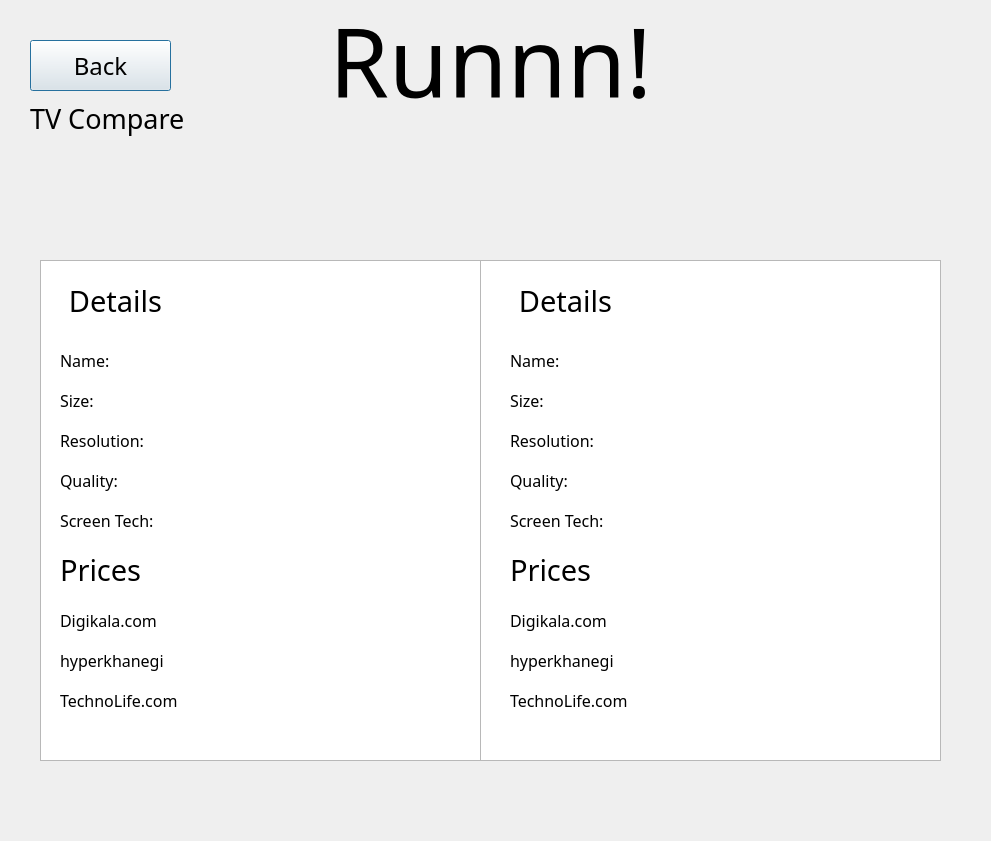
<?xml version="1.0" encoding="UTF-8"?>
<ui version="4.0">
 <class>Dialog</class>
 <widget class="QDialog" name="Dialog">
  <property name="geometry">
   <rect>
    <x>0</x>
    <y>0</y>
    <width>991</width>
    <height>841</height>
   </rect>
  </property>
  <property name="windowTitle">
   <string>Dialog</string>
  </property>
  <widget class="QLabel" name="Image1">
   <property name="geometry">
    <rect>
     <x>190</x>
     <y>150</y>
     <width>100</width>
     <height>100</height>
    </rect>
   </property>
   <property name="font">
    <font>
     <pointsize>36</pointsize>
    </font>
   </property>
   <property name="text">
    <string/>
   </property>
   <property name="scaledContents">
    <bool>true</bool>
   </property>
  </widget>
  <widget class="QLabel" name="Image2">
   <property name="geometry">
    <rect>
     <x>660</x>
     <y>140</y>
     <width>100</width>
     <height>100</height>
    </rect>
   </property>
   <property name="font">
    <font>
     <pointsize>36</pointsize>
    </font>
   </property>
   <property name="text">
    <string/>
   </property>
   <property name="scaledContents">
    <bool>true</bool>
   </property>
  </widget>
  <widget class="QPushButton" name="BackButton">
   <property name="geometry">
    <rect>
     <x>30</x>
     <y>40</y>
     <width>141</width>
     <height>51</height>
    </rect>
   </property>
   <property name="font">
    <font>
     <family>Cooper Black</family>
     <pointsize>18</pointsize>
    </font>
   </property>
   <property name="text">
    <string>Back</string>
   </property>
  </widget>
  <widget class="QLabel" name="label_2">
   <property name="geometry">
    <rect>
     <x>300</x>
     <y>0</y>
     <width>381</width>
     <height>121</height>
    </rect>
   </property>
   <property name="palette">
    <palette>
     <active>
      <colorrole role="WindowText">
       <brush brushstyle="SolidPattern">
        <color alpha="255">
         <red>0</red>
         <green>0</green>
         <blue>0</blue>
        </color>
       </brush>
      </colorrole>
     </active>
     <inactive>
      <colorrole role="WindowText">
       <brush brushstyle="SolidPattern">
        <color alpha="255">
         <red>0</red>
         <green>0</green>
         <blue>0</blue>
        </color>
       </brush>
      </colorrole>
     </inactive>
     <disabled>
      <colorrole role="WindowText">
       <brush brushstyle="SolidPattern">
        <color alpha="255">
         <red>120</red>
         <green>120</green>
         <blue>120</blue>
        </color>
       </brush>
      </colorrole>
     </disabled>
    </palette>
   </property>
   <property name="font">
    <font>
     <family>Pristina</family>
     <pointsize>72</pointsize>
     <weight>50</weight>
     <bold>false</bold>
    </font>
   </property>
   <property name="text">
    <string>Runnn!</string>
   </property>
   <property name="alignment">
    <set>Qt::AlignCenter</set>
   </property>
  </widget>
  <widget class="QLabel" name="label">
   <property name="geometry">
    <rect>
     <x>30</x>
     <y>100</y>
     <width>471</width>
     <height>71</height>
    </rect>
   </property>
   <property name="font">
    <font>
     <family>Cooper Black</family>
     <pointsize>20</pointsize>
     <weight>50</weight>
     <bold>false</bold>
    </font>
   </property>
   <property name="text">
    <string>TV Compare</string>
   </property>
   <property name="alignment">
    <set>Qt::AlignLeading|Qt::AlignLeft|Qt::AlignTop</set>
   </property>
  </widget>
  <widget class="QColumnView" name="columnView_2">
   <property name="geometry">
    <rect>
     <x>480</x>
     <y>260</y>
     <width>461</width>
     <height>501</height>
    </rect>
   </property>
  </widget>
  <widget class="QColumnView" name="columnView1">
   <property name="geometry">
    <rect>
     <x>40</x>
     <y>260</y>
     <width>441</width>
     <height>501</height>
    </rect>
   </property>
  </widget>
  <widget class="QLabel" name="Details">
   <property name="geometry">
    <rect>
     <x>50</x>
     <y>270</y>
     <width>131</width>
     <height>61</height>
    </rect>
   </property>
   <property name="font">
    <font>
     <family>Cooper Black</family>
     <pointsize>22</pointsize>
     <weight>50</weight>
     <bold>false</bold>
    </font>
   </property>
   <property name="text">
    <string>Details</string>
   </property>
   <property name="alignment">
    <set>Qt::AlignCenter</set>
   </property>
  </widget>
  <widget class="QLabel" name="Quality_Label">
   <property name="geometry">
    <rect>
     <x>180</x>
     <y>460</y>
     <width>200</width>
     <height>40</height>
    </rect>
   </property>
   <property name="font">
    <font>
     <family>Cooper Black</family>
     <pointsize>9</pointsize>
    </font>
   </property>
   <property name="text">
    <string/>
   </property>
   <property name="wordWrap">
    <bool>true</bool>
   </property>
  </widget>
  <widget class="QLabel" name="Name_Label">
   <property name="geometry">
    <rect>
     <x>180</x>
     <y>340</y>
     <width>200</width>
     <height>40</height>
    </rect>
   </property>
   <property name="font">
    <font>
     <family>Cooper Black</family>
     <pointsize>9</pointsize>
    </font>
   </property>
   <property name="text">
    <string/>
   </property>
   <property name="wordWrap">
    <bool>true</bool>
   </property>
  </widget>
  <widget class="QLabel" name="Quality">
   <property name="geometry">
    <rect>
     <x>60</x>
     <y>460</y>
     <width>121</width>
     <height>40</height>
    </rect>
   </property>
   <property name="font">
    <font>
     <family>Cooper Black</family>
     <pointsize>12</pointsize>
     <weight>50</weight>
     <bold>false</bold>
    </font>
   </property>
   <property name="text">
    <string>Quality:</string>
   </property>
  </widget>
  <widget class="QLabel" name="ScreenTech">
   <property name="geometry">
    <rect>
     <x>60</x>
     <y>500</y>
     <width>131</width>
     <height>40</height>
    </rect>
   </property>
   <property name="font">
    <font>
     <family>Cooper Black</family>
     <pointsize>12</pointsize>
     <weight>50</weight>
     <bold>false</bold>
    </font>
   </property>
   <property name="text">
    <string>Screen Tech:</string>
   </property>
  </widget>
  <widget class="QLabel" name="Size_Label">
   <property name="geometry">
    <rect>
     <x>180</x>
     <y>380</y>
     <width>200</width>
     <height>40</height>
    </rect>
   </property>
   <property name="font">
    <font>
     <family>Cooper Black</family>
     <pointsize>9</pointsize>
    </font>
   </property>
   <property name="text">
    <string/>
   </property>
   <property name="wordWrap">
    <bool>true</bool>
   </property>
  </widget>
  <widget class="QLabel" name="Name">
   <property name="geometry">
    <rect>
     <x>60</x>
     <y>340</y>
     <width>80</width>
     <height>40</height>
    </rect>
   </property>
   <property name="font">
    <font>
     <family>Cooper Black</family>
     <pointsize>12</pointsize>
     <weight>50</weight>
     <bold>false</bold>
    </font>
   </property>
   <property name="text">
    <string>Name:</string>
   </property>
  </widget>
  <widget class="QLabel" name="Size">
   <property name="geometry">
    <rect>
     <x>60</x>
     <y>380</y>
     <width>80</width>
     <height>40</height>
    </rect>
   </property>
   <property name="font">
    <font>
     <family>Cooper Black</family>
     <pointsize>12</pointsize>
     <weight>50</weight>
     <bold>false</bold>
    </font>
   </property>
   <property name="text">
    <string>Size:</string>
   </property>
  </widget>
  <widget class="QLabel" name="Resolution_Label">
   <property name="geometry">
    <rect>
     <x>180</x>
     <y>420</y>
     <width>200</width>
     <height>40</height>
    </rect>
   </property>
   <property name="font">
    <font>
     <family>Cooper Black</family>
     <pointsize>9</pointsize>
    </font>
   </property>
   <property name="text">
    <string/>
   </property>
   <property name="wordWrap">
    <bool>true</bool>
   </property>
  </widget>
  <widget class="QLabel" name="ScreenTech_Label">
   <property name="geometry">
    <rect>
     <x>199</x>
     <y>500</y>
     <width>221</width>
     <height>40</height>
    </rect>
   </property>
   <property name="font">
    <font>
     <family>Cooper Black</family>
     <pointsize>9</pointsize>
    </font>
   </property>
   <property name="text">
    <string/>
   </property>
   <property name="wordWrap">
    <bool>true</bool>
   </property>
  </widget>
  <widget class="QLabel" name="Resolution">
   <property name="geometry">
    <rect>
     <x>60</x>
     <y>420</y>
     <width>121</width>
     <height>40</height>
    </rect>
   </property>
   <property name="font">
    <font>
     <family>Cooper Black</family>
     <pointsize>12</pointsize>
     <weight>50</weight>
     <bold>false</bold>
    </font>
   </property>
   <property name="text">
    <string>Resolution:</string>
   </property>
  </widget>
  <widget class="QLabel" name="DigiKala_Label">
   <property name="geometry">
    <rect>
     <x>230</x>
     <y>600</y>
     <width>200</width>
     <height>40</height>
    </rect>
   </property>
   <property name="font">
    <font>
     <family>Cooper Black</family>
     <pointsize>9</pointsize>
    </font>
   </property>
   <property name="text">
    <string/>
   </property>
  </widget>
  <widget class="QLabel" name="TechnoLife_Label">
   <property name="geometry">
    <rect>
     <x>230</x>
     <y>680</y>
     <width>200</width>
     <height>40</height>
    </rect>
   </property>
   <property name="font">
    <font>
     <family>Cooper Black</family>
     <pointsize>9</pointsize>
    </font>
   </property>
   <property name="text">
    <string/>
   </property>
  </widget>
  <widget class="QLabel" name="Prices">
   <property name="geometry">
    <rect>
     <x>60</x>
     <y>550</y>
     <width>121</width>
     <height>40</height>
    </rect>
   </property>
   <property name="font">
    <font>
     <family>Cooper Black</family>
     <pointsize>22</pointsize>
    </font>
   </property>
   <property name="text">
    <string>Prices</string>
   </property>
  </widget>
  <widget class="QLabel" name="TechnoLife">
   <property name="geometry">
    <rect>
     <x>60</x>
     <y>680</y>
     <width>170</width>
     <height>40</height>
    </rect>
   </property>
   <property name="font">
    <font>
     <family>Cooper Black</family>
     <pointsize>12</pointsize>
    </font>
   </property>
   <property name="text">
    <string>TechnoLife.com</string>
   </property>
  </widget>
  <widget class="QLabel" name="DigiKala">
   <property name="geometry">
    <rect>
     <x>60</x>
     <y>600</y>
     <width>170</width>
     <height>40</height>
    </rect>
   </property>
   <property name="font">
    <font>
     <family>Cooper Black</family>
     <pointsize>12</pointsize>
    </font>
   </property>
   <property name="text">
    <string>Digikala.com</string>
   </property>
  </widget>
  <widget class="QLabel" name="HyperKhanegi_Label">
   <property name="geometry">
    <rect>
     <x>230</x>
     <y>640</y>
     <width>200</width>
     <height>40</height>
    </rect>
   </property>
   <property name="font">
    <font>
     <family>Cooper Black</family>
     <pointsize>9</pointsize>
    </font>
   </property>
   <property name="text">
    <string/>
   </property>
  </widget>
  <widget class="QLabel" name="HyperKhanegi">
   <property name="geometry">
    <rect>
     <x>60</x>
     <y>640</y>
     <width>170</width>
     <height>40</height>
    </rect>
   </property>
   <property name="font">
    <font>
     <family>Cooper Black</family>
     <pointsize>12</pointsize>
    </font>
   </property>
   <property name="text">
    <string>hyperkhanegi</string>
   </property>
  </widget>
  <widget class="QLabel" name="Quality_Label_2">
   <property name="geometry">
    <rect>
     <x>630</x>
     <y>460</y>
     <width>200</width>
     <height>40</height>
    </rect>
   </property>
   <property name="font">
    <font>
     <family>Cooper Black</family>
     <pointsize>9</pointsize>
    </font>
   </property>
   <property name="text">
    <string/>
   </property>
   <property name="wordWrap">
    <bool>true</bool>
   </property>
  </widget>
  <widget class="QLabel" name="Size_2">
   <property name="geometry">
    <rect>
     <x>510</x>
     <y>380</y>
     <width>80</width>
     <height>40</height>
    </rect>
   </property>
   <property name="font">
    <font>
     <family>Cooper Black</family>
     <pointsize>12</pointsize>
     <weight>50</weight>
     <bold>false</bold>
    </font>
   </property>
   <property name="text">
    <string>Size:</string>
   </property>
  </widget>
  <widget class="QLabel" name="ScreenTech_2">
   <property name="geometry">
    <rect>
     <x>510</x>
     <y>500</y>
     <width>131</width>
     <height>40</height>
    </rect>
   </property>
   <property name="font">
    <font>
     <family>Cooper Black</family>
     <pointsize>12</pointsize>
     <weight>50</weight>
     <bold>false</bold>
    </font>
   </property>
   <property name="text">
    <string>Screen Tech:</string>
   </property>
  </widget>
  <widget class="QLabel" name="HyperKhanegi_Label_2">
   <property name="geometry">
    <rect>
     <x>680</x>
     <y>640</y>
     <width>200</width>
     <height>40</height>
    </rect>
   </property>
   <property name="font">
    <font>
     <family>Cooper Black</family>
     <pointsize>9</pointsize>
    </font>
   </property>
   <property name="text">
    <string/>
   </property>
  </widget>
  <widget class="QLabel" name="DigiKala_2">
   <property name="geometry">
    <rect>
     <x>510</x>
     <y>600</y>
     <width>170</width>
     <height>40</height>
    </rect>
   </property>
   <property name="font">
    <font>
     <family>Cooper Black</family>
     <pointsize>12</pointsize>
    </font>
   </property>
   <property name="text">
    <string>Digikala.com</string>
   </property>
  </widget>
  <widget class="QLabel" name="Resolution_2">
   <property name="geometry">
    <rect>
     <x>510</x>
     <y>420</y>
     <width>121</width>
     <height>40</height>
    </rect>
   </property>
   <property name="font">
    <font>
     <family>Cooper Black</family>
     <pointsize>12</pointsize>
     <weight>50</weight>
     <bold>false</bold>
    </font>
   </property>
   <property name="text">
    <string>Resolution:</string>
   </property>
  </widget>
  <widget class="QLabel" name="Resolution_Label_2">
   <property name="geometry">
    <rect>
     <x>630</x>
     <y>420</y>
     <width>200</width>
     <height>40</height>
    </rect>
   </property>
   <property name="font">
    <font>
     <family>Cooper Black</family>
     <pointsize>9</pointsize>
    </font>
   </property>
   <property name="text">
    <string/>
   </property>
   <property name="wordWrap">
    <bool>true</bool>
   </property>
  </widget>
  <widget class="QLabel" name="Name_Label_2">
   <property name="geometry">
    <rect>
     <x>630</x>
     <y>340</y>
     <width>200</width>
     <height>40</height>
    </rect>
   </property>
   <property name="font">
    <font>
     <family>Cooper Black</family>
     <pointsize>9</pointsize>
    </font>
   </property>
   <property name="text">
    <string/>
   </property>
   <property name="wordWrap">
    <bool>true</bool>
   </property>
  </widget>
  <widget class="QLabel" name="Quality_2">
   <property name="geometry">
    <rect>
     <x>510</x>
     <y>460</y>
     <width>121</width>
     <height>40</height>
    </rect>
   </property>
   <property name="font">
    <font>
     <family>Cooper Black</family>
     <pointsize>12</pointsize>
     <weight>50</weight>
     <bold>false</bold>
    </font>
   </property>
   <property name="text">
    <string>Quality:</string>
   </property>
  </widget>
  <widget class="QLabel" name="Name_2">
   <property name="geometry">
    <rect>
     <x>510</x>
     <y>340</y>
     <width>80</width>
     <height>40</height>
    </rect>
   </property>
   <property name="font">
    <font>
     <family>Cooper Black</family>
     <pointsize>12</pointsize>
     <weight>50</weight>
     <bold>false</bold>
    </font>
   </property>
   <property name="text">
    <string>Name:</string>
   </property>
  </widget>
  <widget class="QLabel" name="Details_3">
   <property name="geometry">
    <rect>
     <x>500</x>
     <y>270</y>
     <width>131</width>
     <height>61</height>
    </rect>
   </property>
   <property name="font">
    <font>
     <family>Cooper Black</family>
     <pointsize>22</pointsize>
     <weight>50</weight>
     <bold>false</bold>
    </font>
   </property>
   <property name="text">
    <string>Details</string>
   </property>
   <property name="alignment">
    <set>Qt::AlignCenter</set>
   </property>
  </widget>
  <widget class="QLabel" name="Size_Label_2">
   <property name="geometry">
    <rect>
     <x>630</x>
     <y>380</y>
     <width>200</width>
     <height>40</height>
    </rect>
   </property>
   <property name="font">
    <font>
     <family>Cooper Black</family>
     <pointsize>9</pointsize>
    </font>
   </property>
   <property name="text">
    <string/>
   </property>
   <property name="wordWrap">
    <bool>true</bool>
   </property>
  </widget>
  <widget class="QLabel" name="ScreenTech_Label_2">
   <property name="geometry">
    <rect>
     <x>649</x>
     <y>500</y>
     <width>221</width>
     <height>40</height>
    </rect>
   </property>
   <property name="font">
    <font>
     <family>Cooper Black</family>
     <pointsize>9</pointsize>
    </font>
   </property>
   <property name="text">
    <string/>
   </property>
   <property name="wordWrap">
    <bool>true</bool>
   </property>
  </widget>
  <widget class="QLabel" name="TechnoLife_Label_2">
   <property name="geometry">
    <rect>
     <x>680</x>
     <y>680</y>
     <width>200</width>
     <height>40</height>
    </rect>
   </property>
   <property name="font">
    <font>
     <family>Cooper Black</family>
     <pointsize>9</pointsize>
    </font>
   </property>
   <property name="text">
    <string/>
   </property>
  </widget>
  <widget class="QLabel" name="HyperKhanegi_2">
   <property name="geometry">
    <rect>
     <x>510</x>
     <y>640</y>
     <width>170</width>
     <height>40</height>
    </rect>
   </property>
   <property name="font">
    <font>
     <family>Cooper Black</family>
     <pointsize>12</pointsize>
    </font>
   </property>
   <property name="text">
    <string>hyperkhanegi</string>
   </property>
  </widget>
  <widget class="QLabel" name="Prices_2">
   <property name="geometry">
    <rect>
     <x>510</x>
     <y>550</y>
     <width>121</width>
     <height>40</height>
    </rect>
   </property>
   <property name="font">
    <font>
     <family>Cooper Black</family>
     <pointsize>22</pointsize>
    </font>
   </property>
   <property name="text">
    <string>Prices</string>
   </property>
  </widget>
  <widget class="QLabel" name="DigiKala_Label_2">
   <property name="geometry">
    <rect>
     <x>680</x>
     <y>600</y>
     <width>200</width>
     <height>40</height>
    </rect>
   </property>
   <property name="font">
    <font>
     <family>Cooper Black</family>
     <pointsize>9</pointsize>
    </font>
   </property>
   <property name="text">
    <string/>
   </property>
  </widget>
  <widget class="QLabel" name="TechnoLife_2">
   <property name="geometry">
    <rect>
     <x>510</x>
     <y>680</y>
     <width>170</width>
     <height>40</height>
    </rect>
   </property>
   <property name="font">
    <font>
     <family>Cooper Black</family>
     <pointsize>12</pointsize>
    </font>
   </property>
   <property name="text">
    <string>TechnoLife.com</string>
   </property>
  </widget>
 </widget>
 <resources/>
 <connections/>
</ui>
